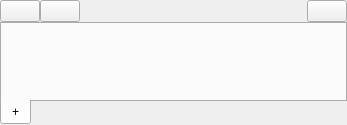
<?xml version="1.0" encoding="UTF-8"?>
<ui version="4.0">
 <class>Form</class>
 <widget class="QWidget" name="Form">
  <property name="geometry">
   <rect>
    <x>0</x>
    <y>0</y>
    <width>347</width>
    <height>125</height>
   </rect>
  </property>
  <property name="windowTitle">
   <string>Form</string>
  </property>
  <layout class="QVBoxLayout" name="verticalLayout">
   <property name="spacing">
    <number>0</number>
   </property>
   <property name="leftMargin">
    <number>0</number>
   </property>
   <property name="topMargin">
    <number>0</number>
   </property>
   <property name="rightMargin">
    <number>0</number>
   </property>
   <property name="bottomMargin">
    <number>0</number>
   </property>
   <item>
    <layout class="QHBoxLayout" name="horizontalLayout">
     <item>
      <widget class="QPushButton" name="loadScriptButton">
       <property name="text">
        <string/>
       </property>
       <property name="icon">
        <iconset>
         <normaloff>icons/open.png</normaloff>icons/open.png</iconset>
       </property>
       <property name="iconSize">
        <size>
         <width>25</width>
         <height>25</height>
        </size>
       </property>
      </widget>
     </item>
     <item>
      <widget class="QPushButton" name="saveScriptButton">
       <property name="text">
        <string/>
       </property>
       <property name="icon">
        <iconset>
         <normaloff>icons/save_hovered.png</normaloff>icons/save_hovered.png</iconset>
       </property>
       <property name="iconSize">
        <size>
         <width>25</width>
         <height>25</height>
        </size>
       </property>
      </widget>
     </item>
     <item>
      <spacer name="horizontalSpacer_5">
       <property name="orientation">
        <enum>Qt::Horizontal</enum>
       </property>
       <property name="sizeHint" stdset="0">
        <size>
         <width>40</width>
         <height>20</height>
        </size>
       </property>
      </spacer>
     </item>
     <item>
      <widget class="QPushButton" name="helpButton">
       <property name="sizePolicy">
        <sizepolicy hsizetype="Minimum" vsizetype="Fixed">
         <horstretch>0</horstretch>
         <verstretch>0</verstretch>
        </sizepolicy>
       </property>
       <property name="statusTip">
        <string/>
       </property>
       <property name="text">
        <string/>
       </property>
       <property name="icon">
        <iconset>
         <normaloff>icons/help.png</normaloff>icons/help.png</iconset>
       </property>
       <property name="iconSize">
        <size>
         <width>25</width>
         <height>25</height>
        </size>
       </property>
       <property name="checkable">
        <bool>true</bool>
       </property>
      </widget>
     </item>
    </layout>
   </item>
   <item>
    <widget class="QTabWidget" name="tabWidget">
     <property name="tabPosition">
      <enum>QTabWidget::South</enum>
     </property>
     <property name="currentIndex">
      <number>0</number>
     </property>
     <widget class="QWidget" name="tab_2">
      <attribute name="title">
       <string>+</string>
      </attribute>
     </widget>
    </widget>
   </item>
  </layout>
 </widget>
 <resources/>
 <connections/>
</ui>
